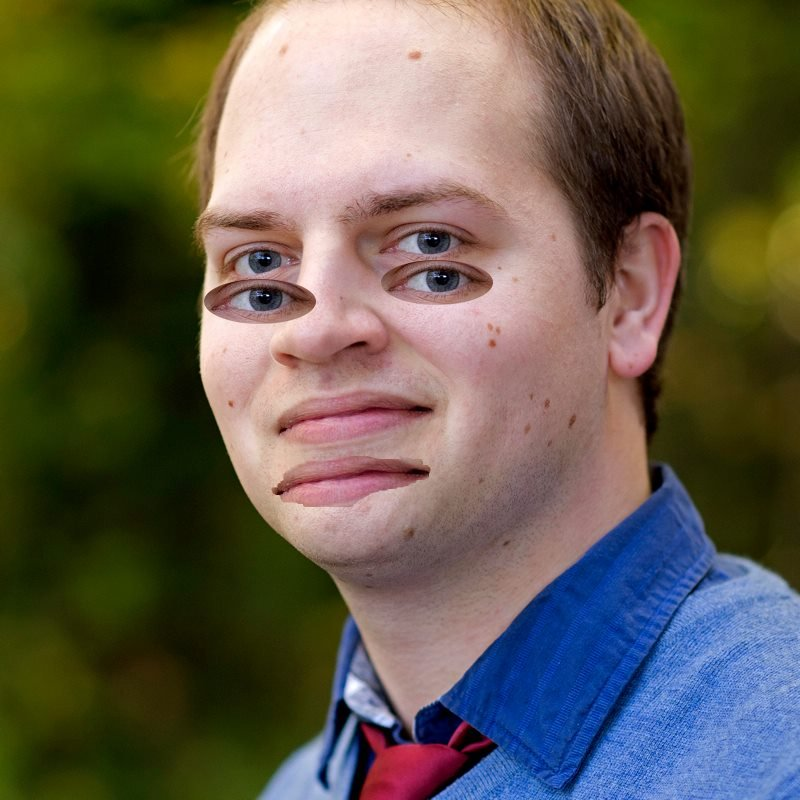
#> input picture progress_report_presentation/Pics_for_Presentation/1475772_10202006969609191_901353218_n.jpg, 800 x 800 px
$ python -i flickr_filtr.py   (imports and definitions only)   (Python 2 division)
#> lines starting #> are read from the running program, lines starting #| are printed output that depends on the picture; after the words box and inside, x2 and y2 are one past the last pixel; in counts of white or black regions, pixels touching at a corner belong together
import cv2


def detectFace(filename):

    print filename

    # load in haar cascade and attempt to detect a face
    face = cv2.CascadeClassifier('haarcascade_frontalface_default.xml')
    face_2 = cv2.CascadeClassifier('haarcascade_frontalface_alt.xml')
    face_3 = cv2.CascadeClassifier('haarcascade_frontalface_alt2.xml')
    img = cv2.imread(filename)
#> img is the input picture: shape (800, 800, 3); mean B, G, R 79.4, 92.7, 100
    grayscale = cv2.cvtColor(img, cv2.COLOR_BGR2GRAY)
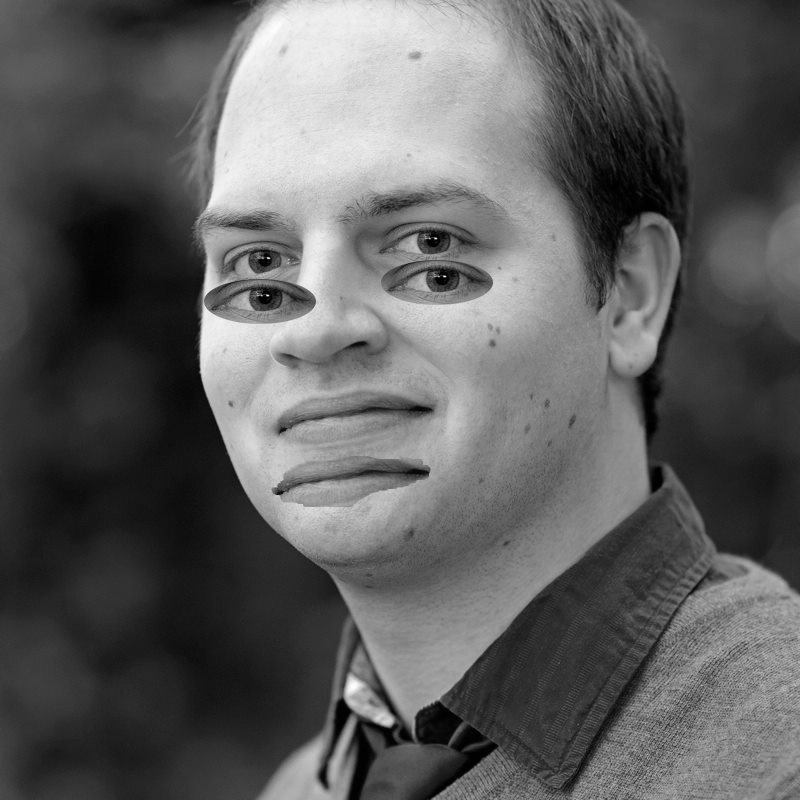
#> grayscale: shape (800, 800); min 0, max 254, mean 93.3
    cv2.imwrite('filename' + '_grey.jpg', grayscale)
    print grayscale
#> (printed output is left out)
    faces = face.detectMultiScale(grayscale, 1.3, 5)
#> faces = [[98, 66, 484, 484]]
    print '\nFaces: {}'.format(faces)
#| Faces: [[ 98  66 484 484]]

    '''
    if len(faces) == 0:
        faces = face_2.detectMultiScale(grayscale, 1.1, 5)
    if len(faces) == 0:
        faces = face_3.detectMultiScale(grayscale, 1.1, 5)
    '''

    # draw a rectangle for each face in the file
    for (x, y, w, h) in faces:
        cv2.rectangle(img, (x, y), (x + w, y + h), (255, 0, 0), 2)
#> this loop made 1 pass
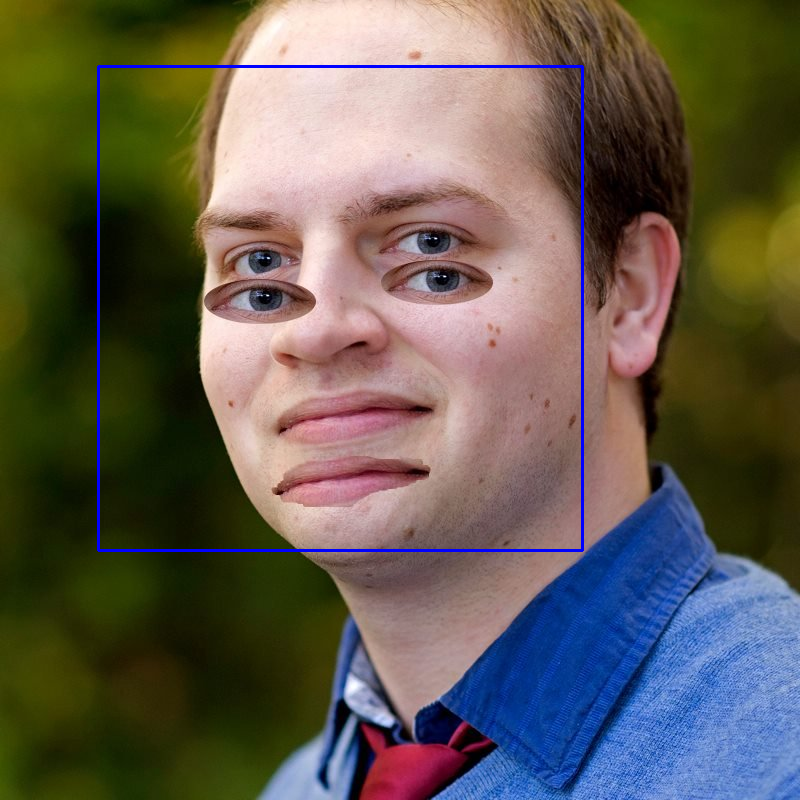
#> img: shape (800, 800, 3); 0.91% of pixels changed, all inside (x1, y1, x2, y2) = (97, 65, 584, 552)

    if len(faces) > 0:
        outfile = filename.split('.')[0] + '_faces.' \
            + filename.split('.')[1]
        cv2.imwrite(outfile)

    if len(faces) > 0:
        return True
    else:
        return False


def filterImage(filename, filter_type):

    # determine type of filter to use
    if filter_type == 'face':
        return detectFace(filename)

>>> result = detectFace('../../progress_report_presentation/Pics_for_Presentation/1475772_10202006969609191_901353218_n.jpg')

$ run again, on progress_report_presentation/Pics_for_Presentation/20441017631[1].jpg
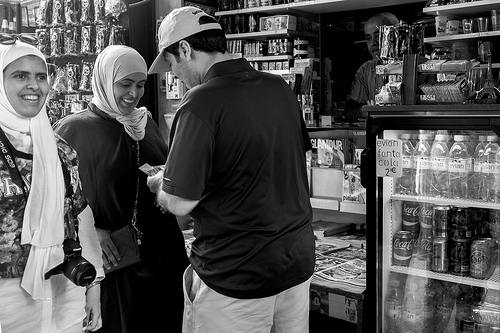
#> input picture progress_report_presentation/Pics_for_Presentation/20441017631[1].jpg, 500 x 333 px
#> in detectFace, img is the input picture: shape (333, 500, 3); min 0, max 255, mean 82
#> (printed output is left out)
#> faces = [[5, 57, 53, 53]]
#| Faces: [[ 5 57 53 53]]
#> the loop in detectFace, `for (x, y, w, h) in faces:` made 1 pass
#> after the loop in detectFace, `for (x, y, w, h) in faces:`:
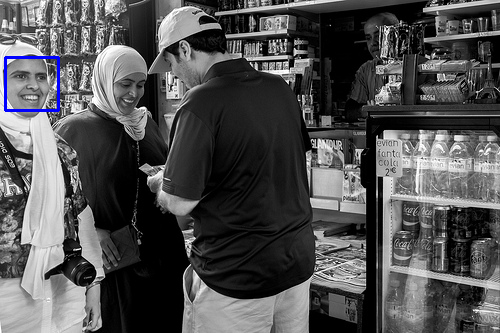
#> img: shape (333, 500, 3); 0.38% of pixels changed, all inside (x1, y1, x2, y2) = (4, 56, 60, 112)
